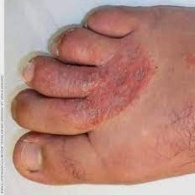
#> input picture data/augmented/FU-athlete-foot (3)_aug_1.jpeg, 195 x 195 px; its folder holds only this picture in this run
$ python -i data_processing.py   (imports and definitions only)
#> lines starting #> are read from the running program, lines starting #| are printed output that depends on the picture; after the words box and inside, x2 and y2 are one past the last pixel; in counts of white or black regions, pixels touching at a corner belong together
import cv2
import os
import numpy as np
import random
from pathlib import Path

# [45 lines left out: function augment_image, not called in this run]

def smart_crop(image):
    """
    Cropping akurat berbasis Edge/Contour deteksi untuk mengisolasi lesi.
    """
    # 1. Ubah ke skala abu-abu
    gray = cv2.cvtColor(image, cv2.COLOR_BGR2GRAY)

    # 2. Aplikasikan GaussianBlur untuk mengurangi noise sebelum thresholding
    blurred = cv2.GaussianBlur(gray, (7, 7), 0)

    # 3. Gunakan Otsu's Thresholding
    _, thresh = cv2.threshold(blurred, 0, 255, cv2.THRESH_BINARY_INV + cv2.THRESH_OTSU)

    # 4. Cari kontur
    contours, _ = cv2.findContours(thresh, cv2.RETR_EXTERNAL, cv2.CHAIN_APPROX_SIMPLE)

    H, W = image.shape[:2]

    if contours:
        # Pilih kontur dengan area terbesar
        c = max(contours, key=cv2.contourArea)
        x, y, w, h = cv2.boundingRect(c)

        # Batasi agar bounding box logis (menghindari background aneh)
        area_ratio = (w * h) / (H * W)
        if 0.1 < area_ratio < 0.95:
            # Berikan padding / margin 10%
            margin_x = int(0.1 * w)
            margin_y = int(0.1 * h)

            x1 = max(0, x - margin_x)
            y1 = max(0, y - margin_y)
            x2 = min(W, x + w + margin_x)
            y2 = min(H, y + h + margin_y)

            return image[y1:y2, x1:x2]

    # Fallback: Central crop 80% (jika kontur gagal/citra sulit ditebak)
    return image[int(H*0.1):int(H*0.9), int(W*0.1):int(W*0.9)]

def remove_hair(image):
    """
    Algoritma DullRazor sederhana untuk menghilangkan rambut (noise linear di kulit).
    """
    gray = cv2.cvtColor(image, cv2.COLOR_BGR2GRAY)

    # 1. Morphological BlackHat menonjolkan strukur gelap & tipis (rambut)
    kernel = cv2.getStructuringElement(cv2.MORPH_CROSS, (17, 17))
    blackhat = cv2.morphologyEx(gray, cv2.MORPH_BLACKHAT, kernel)

    # 2. Thresholding untuk membuat mask area rambut
    _, thresh = cv2.threshold(blackhat, 10, 255, cv2.THRESH_BINARY)

    # 3. Inpainting: isi area masked dari pixel sekitar
    inpainted = cv2.inpaint(image, thresh, 1, cv2.INPAINT_TELEA)
    return inpainted

def preprocess_image(image, target_size=(224, 224)):
    """Pre-processing sangat akurat: Smart Crop, Hair Removal, Bilateral Filter, CLAHE, Resize."""

    # 1. Menghilangkan Rambut (Sangat penting agar rambut tidak dianggap fitur)
    hairless_img = remove_hair(image)

    # 2. Smart Crop (Isolasi area lesi)
    crop_img = smart_crop(hairless_img)

    # 3. Edge-Preserving Filtering (Bilateral Filter mengalahkan Gaussian)
    # Sangat baik membersihkan kulit tanpa mengaburkan detail penyakit
    filtered_img = cv2.bilateralFilter(crop_img, 9, 75, 75)

    # 4. CLAHE (Contrast Enhancement)
    lab = cv2.cvtColor(filtered_img, cv2.COLOR_BGR2LAB)
    l, a, b = cv2.split(lab)
    # Clip limit rendah (1.5) agar warna tidak over-saturated
    clahe = cv2.createCLAHE(clipLimit=1.5, tileGridSize=(8, 8))
    cl = clahe.apply(l)
    enhanced_img = cv2.cvtColor(cv2.merge((cl, a, b)), cv2.COLOR_LAB2BGR)

    # 5. Resize
    final_img = cv2.resize(enhanced_img, target_size)

    # 6. BGR to RGB (TensorFlow/Keras Native Standard)
    final_img = cv2.cvtColor(final_img, cv2.COLOR_BGR2RGB)

    return final_img

# [28 lines left out: function load_and_preprocess_dataset, not called in this run]

>>> import cv2
>>> picture = cv2.imread('../data/augmented/FU-athlete-foot (3)_aug_1.jpeg')
#> picture is the input picture: shape (195, 195, 3); mean B, G, R 124.7, 135.5, 182.3
>>> result = preprocess_image(picture)
#> in remove_hair, `blackhat = cv2.morphologyEx(gray, cv2.MORPH_BLACKHAT, kernel)`:
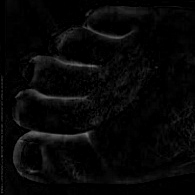
#> blackhat: shape (195, 195); min 0, max 123, mean 7
#> in remove_hair, `_, thresh = cv2.threshold(blackhat, 10, 255, cv2.THRESH_BINARY)`:
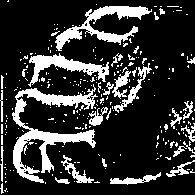
#> thresh: shape (195, 195); 19.9% white; 249 white regions (218 under 20 px), largest, box (x1, y1, x2, y2) and area: (12, 84, 98, 183) 2345, (55, 6, 152, 51) 1304, (28, 53, 109, 87) 918
#> in smart_crop, `gray = cv2.cvtColor(image, cv2.COLOR_BGR2GRAY)`:
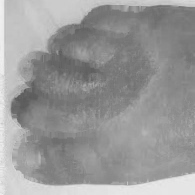
#> gray: shape (195, 195); min 90, max 241, mean 152.6
#> in smart_crop, `_, thresh = cv2.threshold(blurred, 0, 255, cv2.THRESH_BINARY_INV + cv2..`:
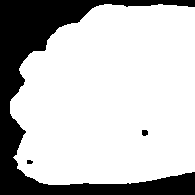
#> thresh: shape (195, 195); 75.6% white; 3 black regions
#> in smart_crop, `contours, _ = cv2.findContours(thresh, cv2.RETR_EXTERNAL, cv2.CHAIN_AP..`: contours = 1 contour; box (x1, y1, x2, y2) and area: (10, 4, 195, 185) 28485
#> in smart_crop, `c = max(contours, key=cv2.contourArea)`: c = contour of 175 points, box (x1, y1, x2, y2) (10, 4, 195, 185), area 28485
#> in smart_crop, `x, y, w, h = cv2.boundingRect(c)`: x = 10; y = 4; w = 185; h = 181
#> in smart_crop, `area_ratio = (w * h) / (H * W)`: area_ratio = 0.881
#> in smart_crop, `margin_x = int(0.1 * w)`: margin_x = 18
#> in smart_crop, `x1 = max(0, x - margin_x)`: x1 = 0
#> in smart_crop, `x2 = min(W, x + w + margin_x)`: x2 = 195
#> in preprocess_image, `lab = cv2.cvtColor(filtered_img, cv2.COLOR_BGR2LAB)`: lab: shape (195, 195, 3); mean of channels 0, 1, 2 159.4, 145, 141.5
#> in preprocess_image, `l, a, b = cv2.split(lab)`:
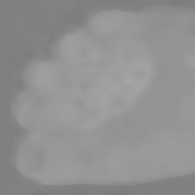
#> a: shape (195, 195); min 123, max 164, mean 145
#> in preprocess_image, `cl = clahe.apply(l)`:
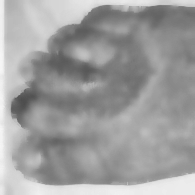
#> cl: shape (195, 195); min 77, max 246, mean 158.6
#> in preprocess_image, `enhanced_img = cv2.cvtColor(cv2.merge((cl, a, b)), cv2.COLOR_LAB2BGR)`:
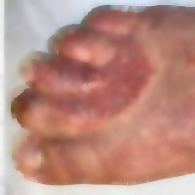
#> enhanced_img: shape (195, 195, 3); mean B, G, R 128.5, 139.4, 185.9

$ run again, on data/augmented/FU-athlete-foot (3)_aug_2.jpeg
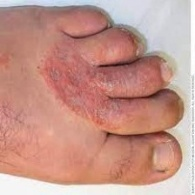
#> input picture data/augmented/FU-athlete-foot (3)_aug_2.jpeg, 195 x 195 px
#> picture is the input picture: shape (195, 195, 3); mean B, G, R 138.8, 149.6, 197.4
#> in smart_crop, `_, thresh = cv2.threshold(blurred, 0, 255, cv2.THRESH_BINARY_INV + cv2..`:
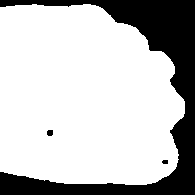
#> thresh: shape (195, 195); 75.6% white; 3 black regions
#> contours = 1 contour; box (x1, y1, x2, y2) and area: (0, 4, 185, 185) 28472
#> c = contour of 162 points, box (x1, y1, x2, y2) (0, 4, 185, 185), area 28472
#> x = 0; y = 4; w = 185; h = 181
#> area_ratio = 0.881
#> margin_x = 18
#> x1 = 0
#> x2 = 195
#> lab: shape (195, 195, 3); mean of channels 0, 1, 2 173.2, 145, 141.4
#> in preprocess_image, `enhanced_img = cv2.cvtColor(cv2.merge((cl, a, b)), cv2.COLOR_LAB2BGR)`:
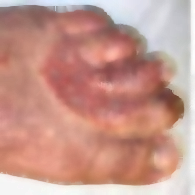
#> enhanced_img: shape (195, 195, 3); mean B, G, R 140.3, 151.2, 198.5

$ run again, on data/augmented/FU-athlete-foot (3)_aug_3.jpeg
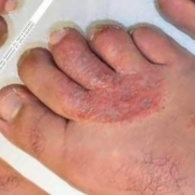
#> input picture data/augmented/FU-athlete-foot (3)_aug_3.jpeg, 195 x 195 px
#> picture is the input picture: shape (195, 195, 3); mean B, G, R 132.9, 144.7, 195.5
#> in smart_crop, `_, thresh = cv2.threshold(blurred, 0, 255, cv2.THRESH_BINARY_INV + cv2..`:
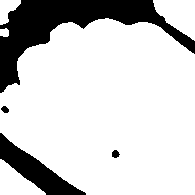
#> thresh: shape (195, 195); 80.4% white; 4 black regions
#> contours = 5 contours; box (x1, y1, x2, y2) and area: (0, 18, 195, 195) 28000, (153, 0, 195, 41) 1028, (0, 159, 46, 195) 822, (0, 0, 21, 25) 276, (0, 28, 9, 37) 54
#> c = contour of 171 points, box (x1, y1, x2, y2) (0, 18, 195, 195), area 28000
#> x = 0; y = 18; w = 195; h = 177
#> area_ratio = 0.908
#> margin_x = 19
#> margin_y = 17
#> x1 = 0
#> y1 = 1
#> x2 = 195
#> lab: shape (194, 195, 3); mean of channels 0, 1, 2 169.3, 146.1, 142.4
#> in preprocess_image, `enhanced_img = cv2.cvtColor(cv2.merge((cl, a, b)), cv2.COLOR_LAB2BGR)`:
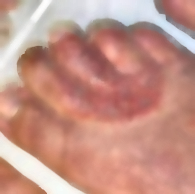
#> enhanced_img: shape (194, 195, 3); mean B, G, R 134.8, 146.7, 197
